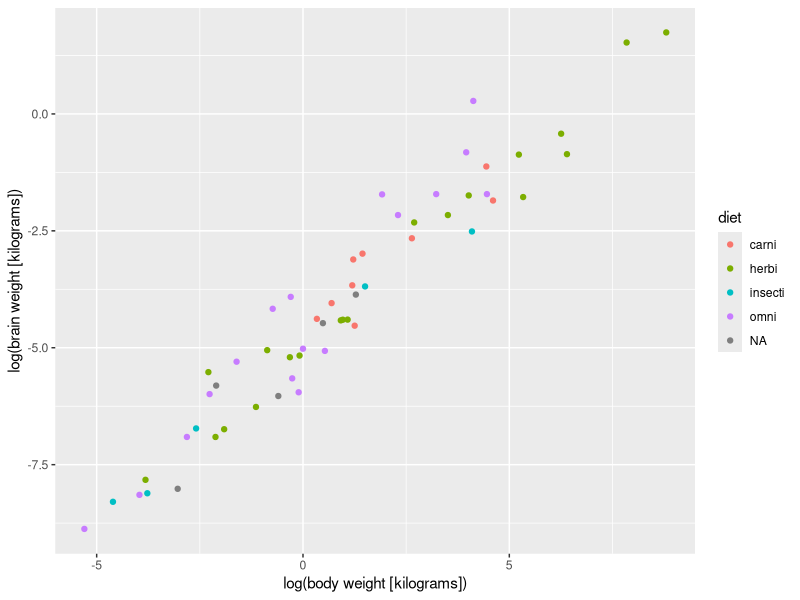
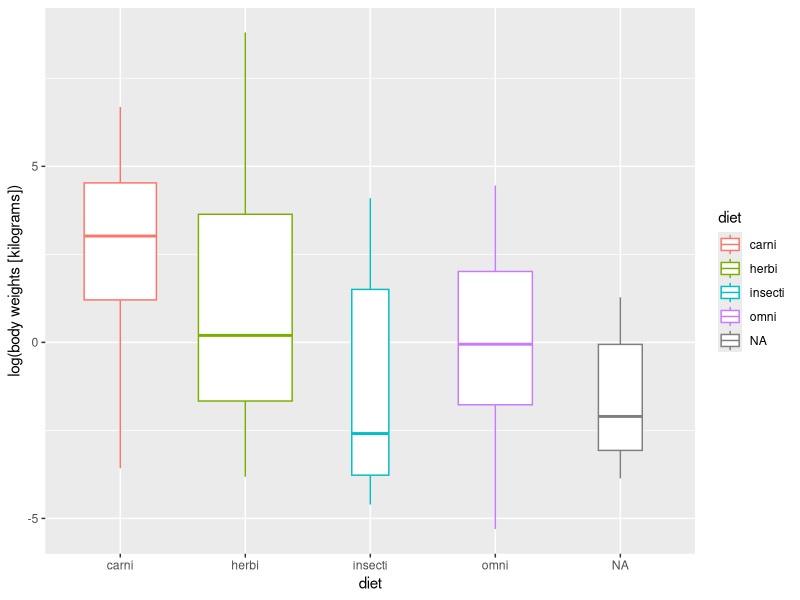
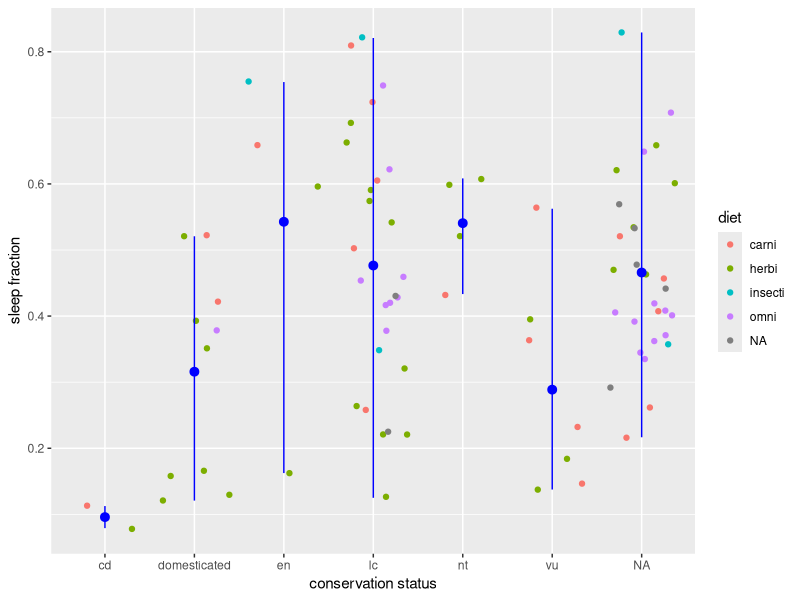
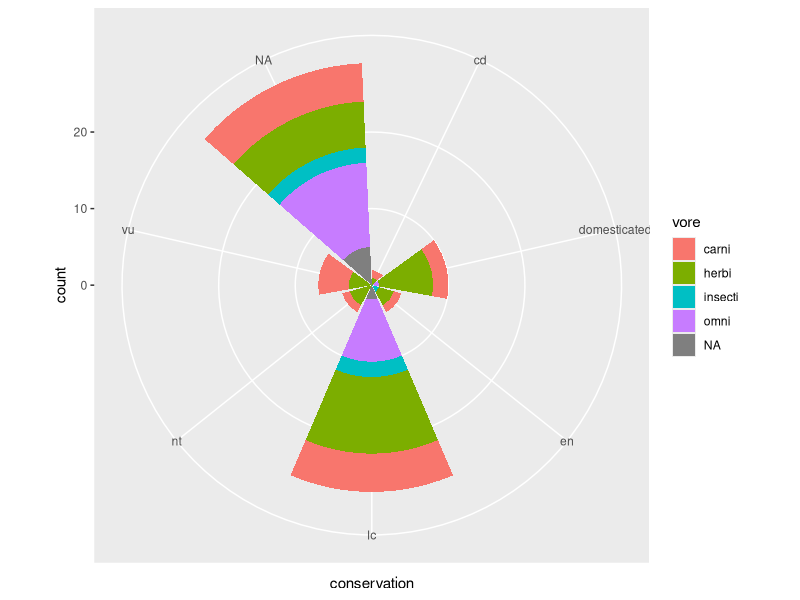

Write the R code that produced these figures, in order.
## ---- chunk 1
library(tidyverse)
msleep
## ---- chunk 2
ggplot(msleep) + geom_point(aes(x = log(bodywt), y = log(brainwt),color = vore)) + labs(x = "log(body weight [kilograms])",y="log(brain weight [kilograms])",color = "diet") 
## ---- chunk 3
ggplot(msleep) + geom_boxplot(aes(x = vore, y = log(bodywt),color = vore), varwidth = TRUE) + labs(x = "diet", y = "log(body weights [kilograms])",color = "diet")
## ---- chunk 4
ggplot(data = msleep,aes(x = conservation, y = sleep_total/24,color = vore)) + geom_point(position = "jitter")+ stat_summary(fun = mean, fun.min = min, fun.max = max, geom = "pointrange", color = "blue") + labs(x = "conservation status", y = "sleep fraction",color = "diet")
## ---- chunk 5
ggplot(msleep)+geom_bar(aes(x=conservation, fill = vore))+coord_polar()
